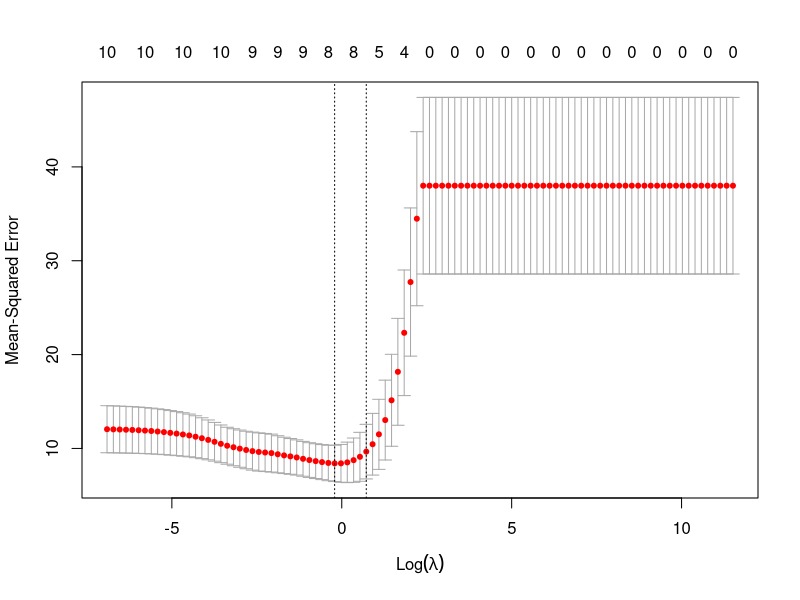
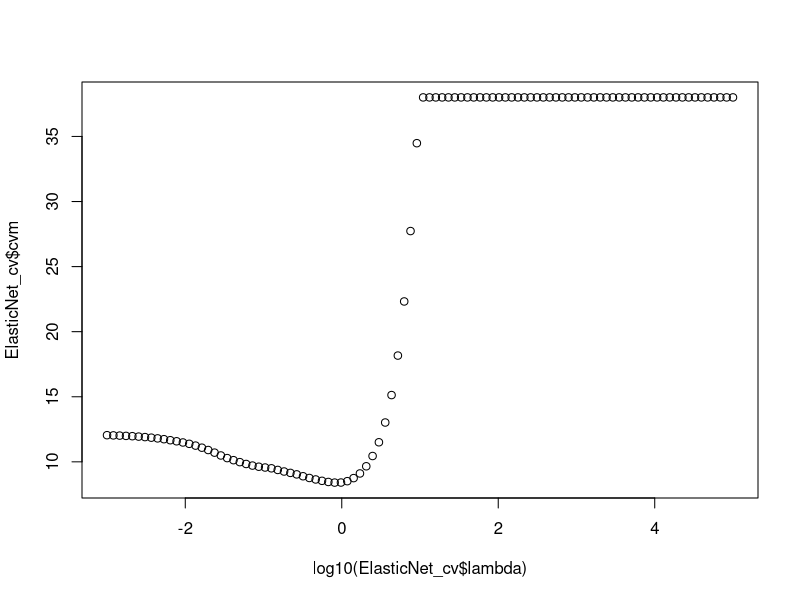
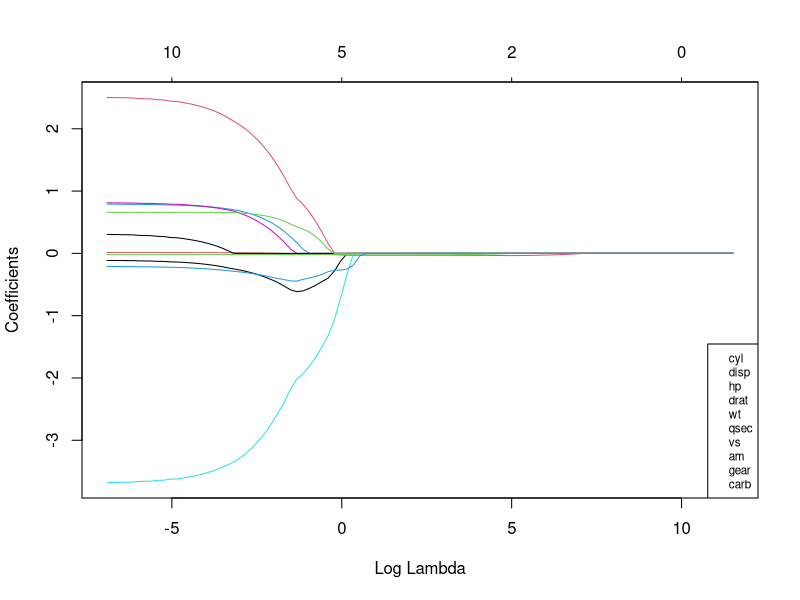
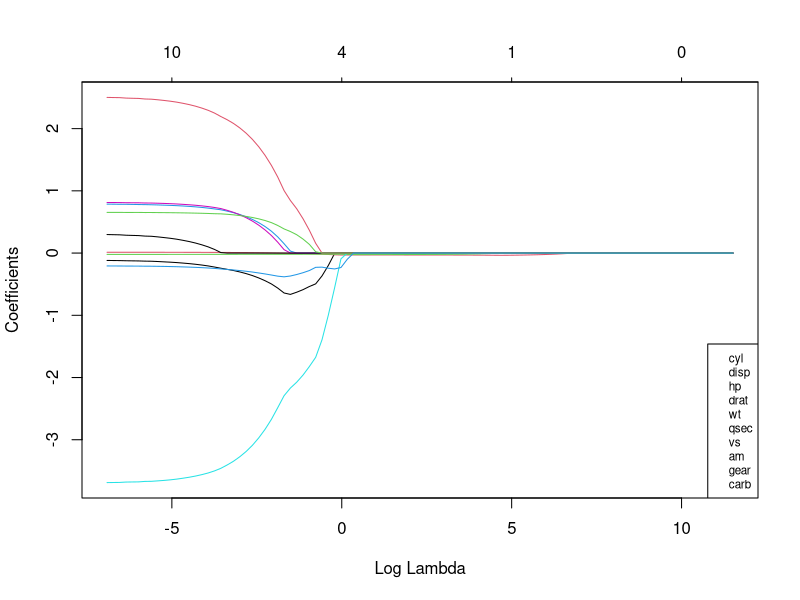

Write R code to recreate these figures, in order. (Note: this script raises an error after producing the figures.)
## ---- chunk 1
library(datasets)
data(iris)
summary(iris)
## ---- chunk 2
lm.model0 <-lm(formula=Sepal.Length ~ Sepal.Width, data=iris)
summary(lm.model0)
## ---- chunk 3
lm.model1 <-lm(formula=Sepal.Length ~ Sepal.Width + Species, data=iris)
summary(lm.model1)
## ---- chunk 4
lm.model2 <-lm(formula=Sepal.Length ~ (Sepal.Width)*(Species) + Petal.Length*(Species) +Petal.Width*(Species) + exp(Petal.Width), data=iris)
summary(lm.model2)
## ---- chunk 5
lm.null<-lm(formula=Sepal.Length ~ 1, data=iris)
lm.model3 <- step(lm.null, direction = "both", trace =1, 
                  scope= ~ Sepal.Width*Species+Petal.Length*(Species) +Petal.Width*(Species)+exp(Petal.Width))
summary(lm.model3)


final_bw_bic = step(lm.model2,  
                    direction="backward", k=log(nrow(iris)), trace = F)

summary(final_bw_bic)
## ---- chunk 6
# Load libraries, get data & set seed for reproducibility ---------------------
set.seed(123)    # seed for reproducibility
library(glmnet)  # for ridge regression
library(dplyr)   # for data cleaning
library(psych)   # for function tr() to compute trace of a matrix

data("mtcars")
# Center y, X will be standardized in the modelling function
y <- mtcars %>% select(mpg) %>% scale(center = TRUE, scale = FALSE) %>% as.matrix()
X <- mtcars %>% select(-mpg) %>% as.matrix()
## ---- chunk 7
# Perform 10-fold cross-validation to select lambda ---------------------------
lambdas_to_try <- 10^seq(-3, 5, length.out = 100)
# Setting alpha = 1 implements lasso regression
alpha_to_try<- seq(-0.1, 0.9, length.out = 10)
ElasticNet_cv <- cv.glmnet(X, y, alpha = 0.5, lambda = lambdas_to_try,
                      standardize = TRUE, nfolds = 10)
# Plot cross-validation results
par(c(1,2))
plot(ElasticNet_cv)
plot(log10(ElasticNet_cv$lambda),ElasticNet_cv$cvm)
ElasticNet_cv$lambda
## ---- chunk 8
# Best cross-validated lambda
lambda_cv <- ElasticNet_cv$lambda.min
lambda_cv
# Fit final model, get its sum of squared residuals and multiple R-squared
Model_cv <- glmnet(X, y, alpha = 0.5, lambda = lambda_cv, standardize = TRUE)
y_hat_cv <- predict(Model_cv, X)
ssr_cv <- t(y - y_hat_cv) %*% (y - y_hat_cv)
rsq_ElasticNet_cv <- cor(y, y_hat_cv)^2
rsq_ElasticNet_cv

# See how increasing lambda shrinks the coefficients --------------------------
# Each line shows coefficients for one variables, for different lambdas.
# The higher the lambda, the more the coefficients are shrinked towards zero.
res <- glmnet(X, y, alpha = 0.5, lambda = lambdas_to_try, standardize = FALSE)
plot(res, xvar = "lambda")
legend("bottomright",  col = 1:6, legend = colnames(X), cex = .7)
## ---- chunk 9
# Perform 10-fold cross-validation to select alpha ---------------------------
lambdas_to_try <- 10^seq(-3, 5, length.out = 100)
# Setting alpha = 1 implements lasso regression
alpha_to_try<- seq(-0.1, 0.9, length.out = 10)
# store values of lambda min and R2 fpr each alpha 
Results_cv <- data.frame(matrix(nrow = length(alpha_to_try), ncol = 3))
colnames(Results_cv) <-c("Alpha", "lambda_min", "R2")
lambda_min <- c()
for(i in 1:length(alpha_to_try)){
  Results_cv[i, "Alpha"] = alpha_to_try[i]
  ElasticNet_cv <- cv.glmnet(X, y, alpha = alpha_to_try[i], lambda = lambdas_to_try,
                      standardize = TRUE, nfolds = 10)
  lambda_min[i] <- ElasticNet_cv$lambda.min
  Results_cv[i, "lambda_min"] = lambda_min[i]
  Model_cv <- glmnet(X, y, alpha = alpha_to_try[i], lambda = lambda_min[i], standardize = TRUE)
  y_hat_cv <- predict(Model_cv, X)
  ssr_cv <- t(y - y_hat_cv) %*% (y - y_hat_cv)
  Results_cv[i, "R2"] <- cor(y, y_hat_cv)^2
}
Results_cv
# Extracting the alpha value with maximum R2 
R2_max <- Results_cv$R2[which.max(Results_cv$R2)]
R2_max
Alpha_max <- Results_cv$Alpha[which.max(Results_cv$R2)]
Alpha_max
## ---- chunk 10
# The higher the lambda, the more the coefficients are shrinked towards zero.
res <- glmnet(X, y, alpha = Alpha_max, lambda = lambdas_to_try, standardize = FALSE)
plot(res, xvar = "lambda")
legend("bottomright",  col = 1:6, legend = colnames(X), cex = .7)
## ---- chunk 11
library(tidyverse)
library(caret)

# Split the data into training and test set
set.seed(123)
training.samples <- mtcars$mpg %>%
  createDataPartition(p = 0.75, list = FALSE)
train.data  <- mtcars[training.samples, ]
test.data <- mtcars[-training.samples, ]

## ---- chunk 12
pcr_model  <- train(
  mpg~., data = train.data, method = "pcr",
  scale = TRUE,
  trControl = trainControl("cv", number = 10),
  tuneLength = 10
  )
# Plot model RMSE vs different values of components
plot(pcr_model)

# Print the best tuning parameter ncomp that
# minimize the cross-validation error, RMSE
pcr_model$bestTune

# Summarize the final model
summary(pcr_model$finalModel)

# Make predictions based on test data
predictions <- pcr_model %>% predict(test.data)
# Model performance metrics
data.frame(
  RMSE = caret::RMSE(predictions, test.data$mpg),
  Rsquare = caret::R2(predictions, test.data$mpg)
)
## ---- chunk 13
# Build the PLS model on training set
set.seed(123)


pls_model <- train(
  mpg~., data = train.data, method = "pls",
  scale = TRUE,
  trControl = trainControl("cv", number = 10),
  tuneLength = 10
  )
# Plot model RMSE vs different values of components
plot(pls_model)

# Print the best tuning parameter ncomp that
# minimize the cross-validation error, RMSE
pls_model$bestTune

# Summarize the final model
summary(pls_model$finalModel)

# Make predictions
predictions <- pls_model %>% predict(test.data)
# Model performance metrics
data.frame(
  RMSE = caret::RMSE(predictions, test.data$mpg),
  Rsquare = caret::R2(predictions, test.data$mpg)
)
